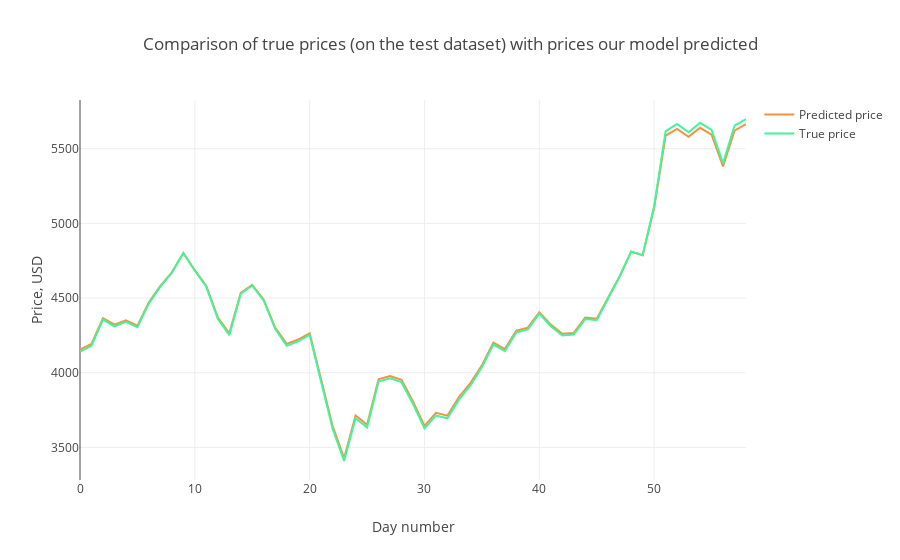

Notebook code for this chart:
### Code cell
trace1 = go.Scatter(
    x = np.arange(0, len(prediction2_inverse), 1),
    y = prediction2_inverse,
    mode = 'lines',
    name = 'Predicted price',
    hoverlabel= dict(namelength=-1),
    line = dict(color=('rgb(244, 146, 65)'), width=2)
)
trace2 = go.Scatter(
    x = np.arange(0, len(Y_test2_inverse), 1),
    y = Y_test2_inverse,
    mode = 'lines',
    name = 'True price',
    line = dict(color=('rgb(66, 244, 155)'), width=2)
)

data = [trace1, trace2]
layout = dict(title = 'Comparison of true prices (on the test dataset) with prices our model predicted',
             xaxis = dict(title = 'Day number'), yaxis = dict(title = 'Price, USD'))
fig = dict(data=data, layout=layout)
py.iplot(fig, filename='results_demonstrating0')

### Figure 1 — Plotly figure (JSON) as saved in the notebook; plotly's stock layout.template omitted (floating-point values rounded to 4 significant figures)
{"data": [{"hoverlabel": {"namelength": -1}, "line": {"color": "rgb(244, 146, 65)", "width": 2}, "mode": "lines", "name": "Predicted price", "type": "scatter", "x": [0, 1, 2, 3, 4, 5, 6, 7, 8, 9, 10, 11, 12, 13, 14, 15, 16, 17, 18, 19, 20, 21, 22, 23, 24, 25, 26, 27, 28, 29, 30, 31, 32, 33, 34, 35, 36, 37, 38, 39, 40, 41, 42, 43, 44, 45, 46, 47, 48, 49, 50, 51, 52, 53, 54, 55, 56, 57, 58], "y": [4154.0, 4193.0, 4366.0, 4322.0, 4350.0, 4315.0, 4472.0, 4581.0, 4672.0, 4801.0, 4687.0, 4581.0, 4371.0, 4263.0, 4535.0, 4589.0, 4489.0, 4303.0, 4193.0, 4222.0, 4264.0, 3949.0, 3643.0, 3428.0, 3714.0, 3652.0, 3957.0, 3978.0, 3953.0, 3808.0, 3645.0, 3731.0, 3713.0, 3837.0, 3931.0, 4050.0, 4201.0, 4158.0, 4281.0, 4301.0, 4404.0, 4322.0, 4261.0, 4267.0, 4369.0, 4361.0, 4503.0, 4647.0, 4811.0, 4787.0, 5104.0, 5587.0, 5633.0, 5579.0, 5640.0, 5594.0, 5381.0, 5621.0, 5664.0]}, {"line": {"color": "rgb(66, 244, 155)", "width": 2}, "mode": "lines", "name": "True price", "type": "scatter", "x": [0, 1, 2, 3, 4, 5, 6, 7, 8, 9, 10, 11, 12, 13, 14, 15, 16, 17, 18, 19, 20, 21, 22, 23, 24, 25, 26, 27, 28, 29, 30, 31, 32, 33, 34, 35, 36, 37, 38, 39, 40, 41, 42, 43, 44, 45, 46, 47, 48, 49, 50, 51, 52, 53, 54, 55, 56, 57, 58], "y": [4141.0, 4180.0, 4356.0, 4311.0, 4340.0, 4305.0, 4464.0, 4576.0, 4669.0, 4801.0, 4684.0, 4576.0, 4361.0, 4252.0, 4529.0, 4584.0, 4482.0, 4292.0, 4180.0, 4210.0, 4253.0, 3934.0, 3625.0, 3409.0, 3696.0, 3634.0, 3941.0, 3963.0, 3937.0, 3791.0, 3626.0, 3714.0, 3695.0, 3820.0, 3915.0, 4036.0, 4188.0, 4145.0, 4270.0, 4291.0, 4395.0, 4312.0, 4249.0, 4255.0, 4359.0, 4351.0, 4496.0, 4643.0, 4811.0, 4787.0, 5114.0, 5618.0, 5666.0, 5610.0, 5673.0, 5625.0, 5402.0, 5654.0, 5699.0]}], "layout": {"title": "Comparison of true prices (on the test dataset) with prices our model predicted", "xaxis": {"title": "Day number"}, "yaxis": {"title": "Price, USD"}}}
